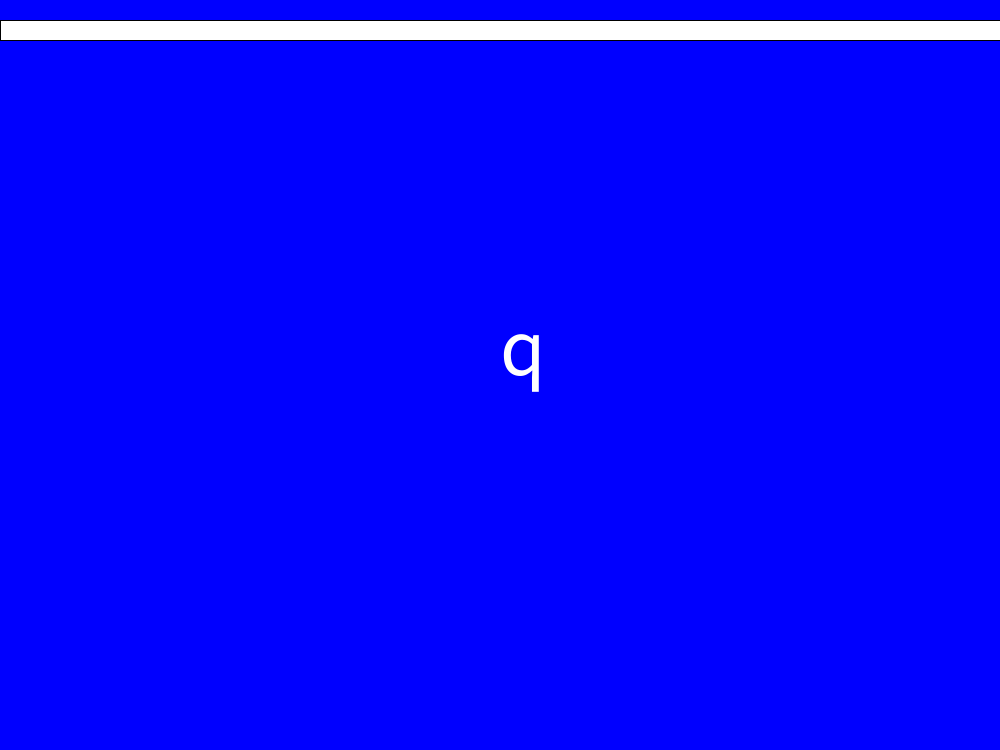
Frame 1 (no input)
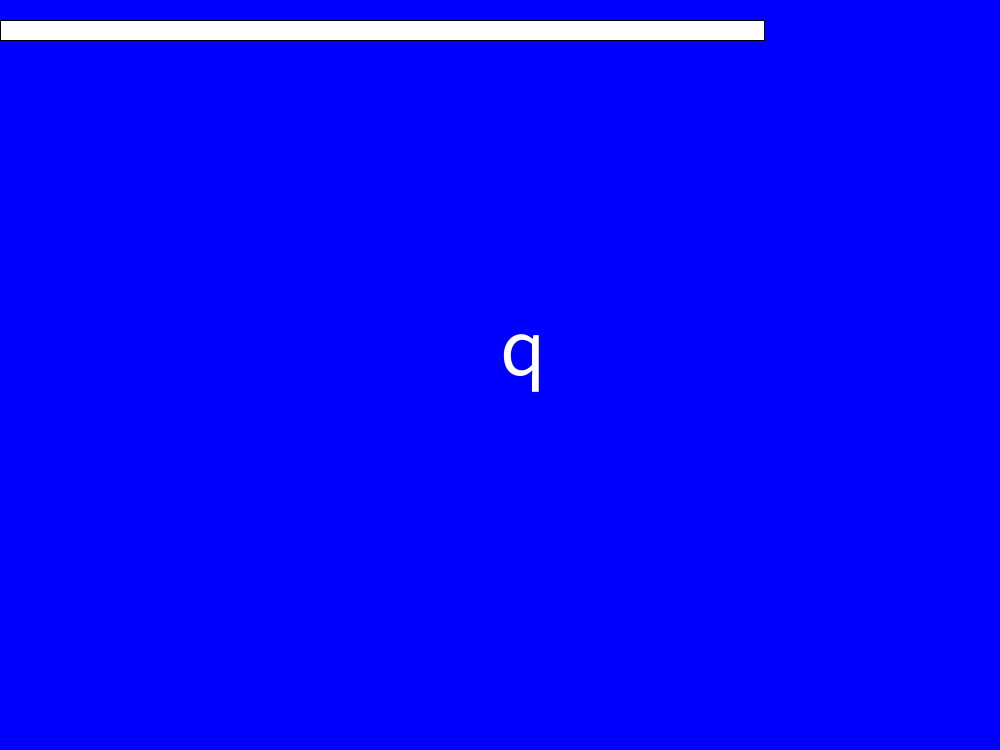
Frame 60 (the mouse pressed at the canvas centre just before this capture)
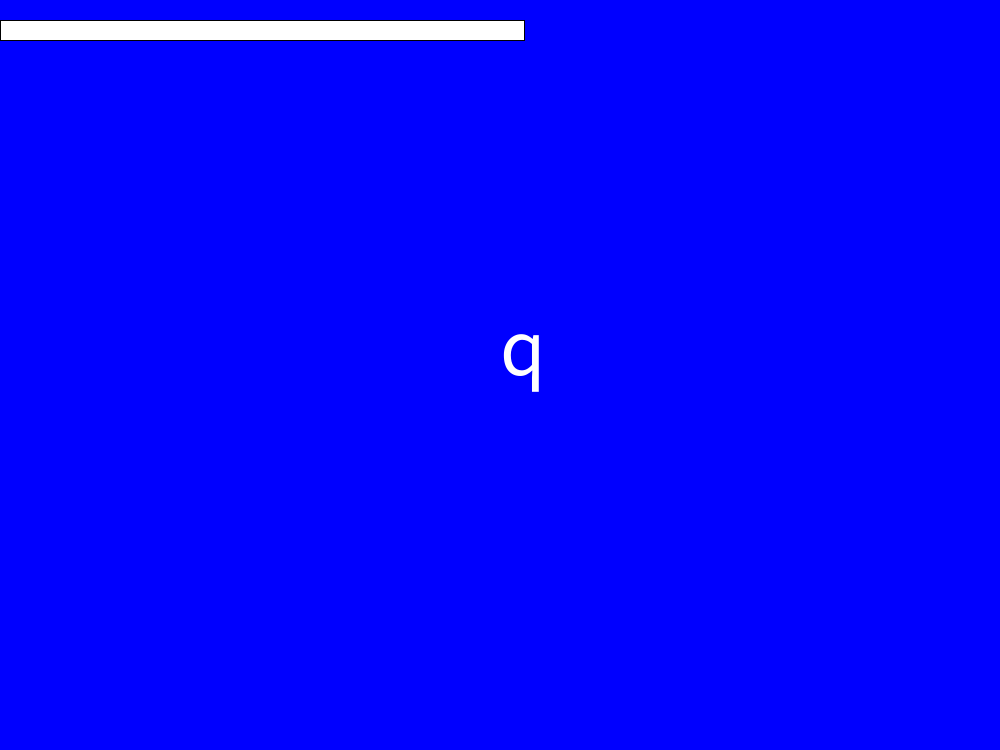
Frame 120 (the mouse held since frame 60 and released just before this capture)

The Processing sketch that drew these frames (run headless with seeded random() and noise(); from frame 60 on, the mouse is pressed at the canvas centre):

// Processing sketch: type_les
// ── type_les.pde

char letter;
char[] alphabet = {'a', 'b', 'c', 'd', 'e','f','g','h','i', 'j','k', 'l','m','n','o','p','q','r','s','t','u','v','w','x','y','z'};
int score = 0;
float breedte =1000;

void setup(){
  
size(1000,750);
textSize(82);
letter = willekeurigeLetter();
}
void draw (){
background(0,0,350);
if (breedte<=0){
  background (255,0,0);
}
  rect(0,20,breedte,20);
if (keyPressed){
  if (key == letter){
    if(breedte>0){
      score =score + 1;
    }
    breedte = 1000;
    letter = willekeurigeLetter();
  }
}
  text(letter,width/2,height/2);
  //text(score
 //text(alphabet[(int)random(alphabet.length)], width/2, height/2);
breedte = breedte - 4;
}

char willekeurigeLetter(){
  return alphabet[(int)random(alphabet.length)];
}
